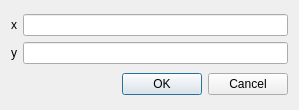
<?xml version="1.0" encoding="UTF-8"?>
<ui version="4.0">
 <class>CoordinateEdtWnd</class>
 <widget class="QDialog" name="CoordinateEdtWnd">
  <property name="geometry">
   <rect>
    <x>0</x>
    <y>0</y>
    <width>299</width>
    <height>110</height>
   </rect>
  </property>
  <property name="windowTitle">
   <string>word coordinate value</string>
  </property>
  <layout class="QVBoxLayout" name="verticalLayout">
   <item>
    <layout class="QGridLayout" name="gridLayout">
     <item row="1" column="0">
      <widget class="QLabel" name="label_2">
       <property name="text">
        <string>y</string>
       </property>
      </widget>
     </item>
     <item row="1" column="1">
      <widget class="QLineEdit" name="mEdtY"/>
     </item>
     <item row="0" column="0">
      <widget class="QLabel" name="label">
       <property name="text">
        <string>x</string>
       </property>
      </widget>
     </item>
     <item row="0" column="1">
      <widget class="QLineEdit" name="mEdtX"/>
     </item>
    </layout>
   </item>
   <item>
    <widget class="QDialogButtonBox" name="mBtBox">
     <property name="orientation">
      <enum>Qt::Horizontal</enum>
     </property>
     <property name="standardButtons">
      <set>QDialogButtonBox::Cancel|QDialogButtonBox::Ok</set>
     </property>
    </widget>
   </item>
  </layout>
 </widget>
 <resources/>
 <connections>
  <connection>
   <sender>mBtBox</sender>
   <signal>accepted()</signal>
   <receiver>CoordinateEdtWnd</receiver>
   <slot>accept()</slot>
   <hints>
    <hint type="sourcelabel">
     <x>248</x>
     <y>254</y>
    </hint>
    <hint type="destinationlabel">
     <x>157</x>
     <y>274</y>
    </hint>
   </hints>
  </connection>
  <connection>
   <sender>mBtBox</sender>
   <signal>rejected()</signal>
   <receiver>CoordinateEdtWnd</receiver>
   <slot>reject()</slot>
   <hints>
    <hint type="sourcelabel">
     <x>316</x>
     <y>260</y>
    </hint>
    <hint type="destinationlabel">
     <x>286</x>
     <y>274</y>
    </hint>
   </hints>
  </connection>
 </connections>
</ui>
